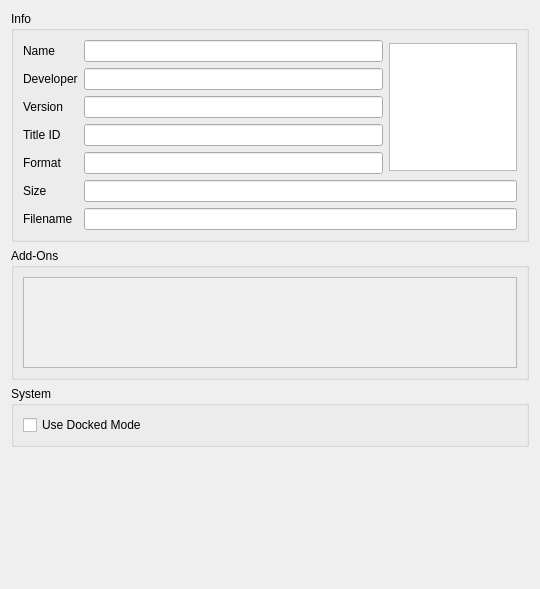
<?xml version="1.0" encoding="UTF-8"?>
<ui version="4.0">
 <class>ConfigurePerGameGeneral</class>
 <widget class="QWidget" name="ConfigurePerGameGeneral">
  <property name="geometry">
   <rect>
    <x>0</x>
    <y>0</y>
    <width>540</width>
    <height>589</height>
   </rect>
  </property>
  <property name="windowTitle">
   <string>ConfigurePerGameGeneral</string>
  </property>
  <layout class="QHBoxLayout" name="HorizontalLayout">
   <item>
    <layout class="QVBoxLayout" name="VerticalLayout">
     <item>
      <widget class="QGroupBox" name="GeneralGroupBox">
       <property name="title">
        <string>Info</string>
       </property>
       <layout class="QHBoxLayout" name="GeneralHorizontalLayout">
        <item>
         <layout class="QGridLayout" name="gridLayout_2">
          <item row="6" column="1" colspan="2">
           <widget class="QLineEdit" name="display_filename">
            <property name="enabled">
             <bool>true</bool>
            </property>
            <property name="readOnly">
             <bool>true</bool>
            </property>
           </widget>
          </item>
          <item row="0" column="1">
           <widget class="QLineEdit" name="display_name">
            <property name="enabled">
             <bool>true</bool>
            </property>
            <property name="readOnly">
             <bool>true</bool>
            </property>
           </widget>
          </item>
          <item row="1" column="0">
           <widget class="QLabel" name="label_2">
            <property name="text">
             <string>Developer</string>
            </property>
           </widget>
          </item>
          <item row="5" column="1" colspan="2">
           <widget class="QLineEdit" name="display_size">
            <property name="enabled">
             <bool>true</bool>
            </property>
            <property name="readOnly">
             <bool>true</bool>
            </property>
           </widget>
          </item>
          <item row="0" column="0">
           <widget class="QLabel" name="label">
            <property name="text">
             <string>Name</string>
            </property>
           </widget>
          </item>
          <item row="6" column="0">
           <widget class="QLabel" name="label_7">
            <property name="text">
             <string>Filename</string>
            </property>
           </widget>
          </item>
          <item row="2" column="0">
           <widget class="QLabel" name="label_3">
            <property name="text">
             <string>Version</string>
            </property>
           </widget>
          </item>
          <item row="4" column="0">
           <widget class="QLabel" name="label_5">
            <property name="text">
             <string>Format</string>
            </property>
           </widget>
          </item>
          <item row="2" column="1">
           <widget class="QLineEdit" name="display_version">
            <property name="enabled">
             <bool>true</bool>
            </property>
            <property name="readOnly">
             <bool>true</bool>
            </property>
           </widget>
          </item>
          <item row="4" column="1">
           <widget class="QLineEdit" name="display_format">
            <property name="enabled">
             <bool>true</bool>
            </property>
            <property name="readOnly">
             <bool>true</bool>
            </property>
           </widget>
          </item>
          <item row="5" column="0">
           <widget class="QLabel" name="label_6">
            <property name="text">
             <string>Size</string>
            </property>
           </widget>
          </item>
          <item row="1" column="1">
           <widget class="QLineEdit" name="display_developer">
            <property name="enabled">
             <bool>true</bool>
            </property>
            <property name="readOnly">
             <bool>true</bool>
            </property>
           </widget>
          </item>
          <item row="3" column="0">
           <widget class="QLabel" name="label_4">
            <property name="text">
             <string>Title ID</string>
            </property>
           </widget>
          </item>
          <item row="3" column="1">
           <widget class="QLineEdit" name="display_title_id">
            <property name="enabled">
             <bool>true</bool>
            </property>
            <property name="readOnly">
             <bool>true</bool>
            </property>
           </widget>
          </item>
          <item row="0" column="2" rowspan="5">
           <widget class="QGraphicsView" name="icon_view">
            <property name="sizePolicy">
             <sizepolicy hsizetype="Maximum" vsizetype="Maximum">
              <horstretch>0</horstretch>
              <verstretch>0</verstretch>
             </sizepolicy>
            </property>
            <property name="minimumSize">
             <size>
              <width>128</width>
              <height>128</height>
             </size>
            </property>
            <property name="maximumSize">
             <size>
              <width>128</width>
              <height>128</height>
             </size>
            </property>
            <property name="verticalScrollBarPolicy">
             <enum>Qt::ScrollBarAlwaysOff</enum>
            </property>
            <property name="horizontalScrollBarPolicy">
             <enum>Qt::ScrollBarAlwaysOff</enum>
            </property>
            <property name="sizeAdjustPolicy">
             <enum>QAbstractScrollArea::AdjustToContents</enum>
            </property>
            <property name="interactive">
             <bool>false</bool>
            </property>
           </widget>
          </item>
         </layout>
        </item>
       </layout>
      </widget>
     </item>
     <item>
      <widget class="QGroupBox" name="PerformanceGroupBox">
       <property name="title">
        <string>Add-Ons</string>
       </property>
       <layout class="QHBoxLayout" name="PerformanceHorizontalLayout">
        <item>
         <widget class="QScrollArea" name="scrollArea">
          <property name="widgetResizable">
           <bool>true</bool>
          </property>
          <widget class="QWidget" name="scrollAreaWidgetContents">
           <property name="geometry">
            <rect>
             <x>0</x>
             <y>0</y>
             <width>490</width>
             <height>108</height>
            </rect>
           </property>
          </widget>
         </widget>
        </item>
        <item>
         <layout class="QVBoxLayout" name="PerformanceVerticalLayout"/>
        </item>
       </layout>
      </widget>
     </item>
     <item>
      <widget class="QGroupBox" name="groupBox">
       <property name="sizePolicy">
        <sizepolicy hsizetype="Minimum" vsizetype="Minimum">
         <horstretch>0</horstretch>
         <verstretch>0</verstretch>
        </sizepolicy>
       </property>
       <property name="title">
        <string>System</string>
       </property>
       <layout class="QHBoxLayout" name="horizontalLayout">
        <item>
         <widget class="QCheckBox" name="use_docked_mode">
          <property name="text">
           <string>Use Docked Mode</string>
          </property>
          <property name="tristate">
           <bool>true</bool>
          </property>
         </widget>
        </item>
       </layout>
      </widget>
     </item>
     <item>
      <spacer name="verticalSpacer">
       <property name="orientation">
        <enum>Qt::Vertical</enum>
       </property>
       <property name="sizeHint" stdset="0">
        <size>
         <width>20</width>
         <height>40</height>
        </size>
       </property>
      </spacer>
     </item>
    </layout>
   </item>
  </layout>
 </widget>
 <resources/>
 <connections/>
</ui>
